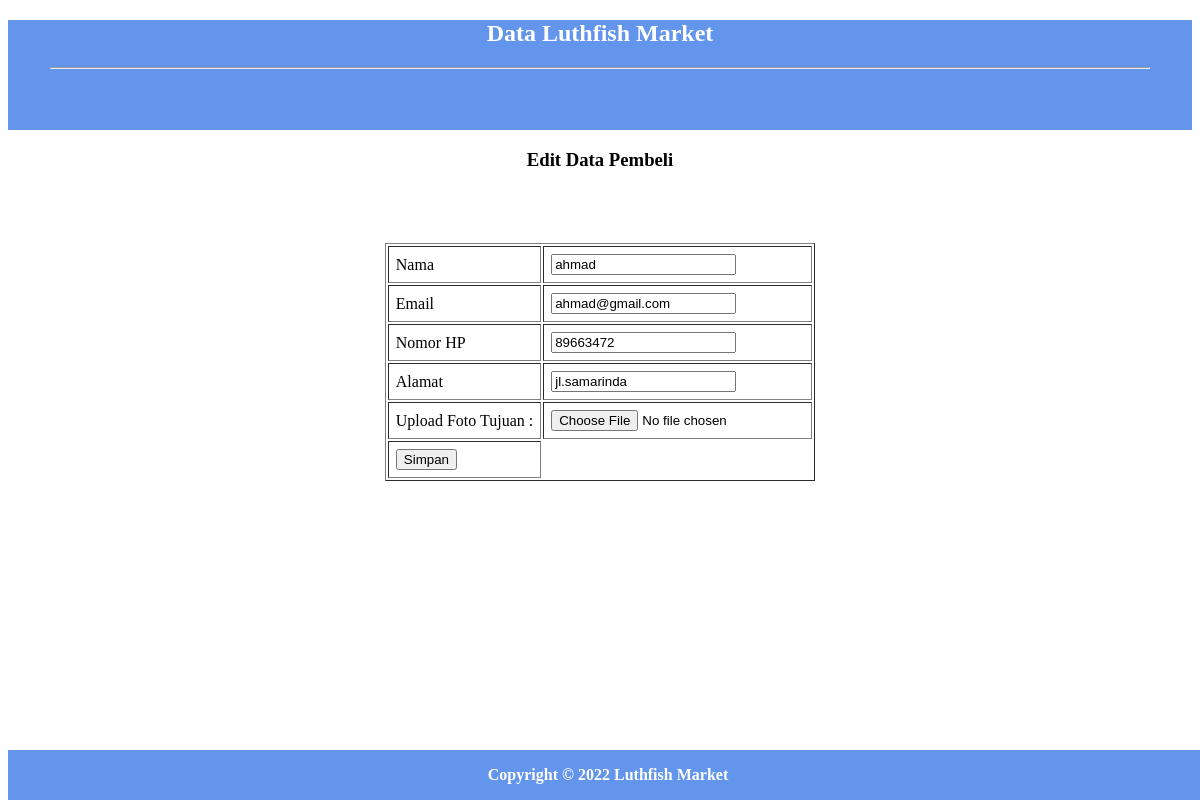
/editPembeli.php?id=1, run on the app's committed database.
### tables this page shows
CREATE TABLE `pembeli` (
  `id` int(11) NOT NULL,
  `nama_pembeli` varchar(255) NOT NULL,
  `email` varchar(255) NOT NULL,
  `no_hp` int(13) NOT NULL,
  `alamat` varchar(255) NOT NULL,
  `gambar` varchar(50) NOT NULL,
  `waktu` timestamp NOT NULL DEFAULT current_timestamp() ON UPDATE current_timestamp()
);

### Controller/pelanggan.php (called while the page is built, shortened)
<?php
class pembeli
{
    public $pdo;
    public function __construct()
    {
        $host = "localhost";
        $database = "market";
        $user = "root";
        $password = "";
        $this->pdo = new PDO("mysql:host={$host}; dbname={$database}", $user, $password);
    }
    public function getPembeliById($id)
    {
        $this->pdo->setAttribute(PDO::ATTR_ERRMODE, PDO::ERRMODE_EXCEPTION);
        $query = "SELECT * FROM pembeli WHERE id = $id";
        $stmt = $this->pdo->prepare($query);
        $stmt->execute();
        $result = $stmt->fetchAll();
        return $result;
    }
}
?>

### editPembeli.php (the view, shortened to what this page needs)
<?php
include_once 'Controller/pelanggan.php';
$id = $_GET['id'];
$pembeli = new pembeli;
?>
<!DOCTYPE html>
<html lang="en">
<head>
    <link rel="stylesheet" href="style3.css">
</head>
<body>
    <section id="navbar">
        <div class="navbar">
            <div class="container">
                <center>
                    <h2>Data Luthfish Market</h2>
                    <hr>
                </center>
            </div>
        </div>
    </section>
    <center>
        <div class="container">
            <h3>Edit Data Pembeli</h3>
            <?php
            $data = $pembeli->getPembeliById($id);
            foreach ($data as $data){
            ?>
            <form action="" method="POST" enctype="multipart/form-data">
                <table border="1" cellpadding="7">
                    <tr>
                        <td for="nama">Nama </td>
                        <td><input type="text" name="nama_pembeli" value="<?= $data['nama_pembeli'] ?>" placeholder="Nama Lengkap" require></td>
                    </tr>
                    <br>
                    <tr>
                        <td for="email">Email</td>
                        <td><input type="email" name="email" value="<?= $data['email'] ?>" placeholder="Email" require></td>
                    </tr>
                    <br>
                    <tr>
                        <td for="no_hp">Nomor HP</td>
                        <td><input type="number" name="no_hp" value="<?= $data['no_hp'] ?>" placeholder="Nomor HP" require></td>
                    </tr>
                    <br>
                    <tr>
                        <td for="alamat">Alamat</td>
                        <td><input type="text" name="alamat" value="<?= $data['alamat'] ?>" require></td>
                    </tr>
                    <tr>
                        <td for="">Upload Foto Tujuan : </td>
                        <td><input type="file" name="gambar" value="<?= $data['gambar'] ?>"><br></td>
                    </tr>
                    <td><input type="submit" name="submit" value="Simpan"></td>
                </table>
            </form>
            <?php
            }
            ?>
        </div>
    </center>
    <section class="footer">
        <div class="footer">
            <b>
                <p>Copyright &copy; 2022 Luthfish Market</p>
            </b>
        </div>
    </section>
</body>
</html>

### style3.css (style rules this page uses)
.navbar { width: 100%; background-color: cornflowerblue; color: #fff; height: 110px; }
.navbar .container { max-width: 1100px; margin: 0px auto; height: 110px; }
.footer { background-color: cornflowerblue; color: #fff; display: flex; justify-content: center ; bottom: 0px; width: 100%; position: absolute; }

### data on the page
pembeli: nama_pembeli "ahmad", email "ahmad@gmail.com", no_hp "89663472", alamat "jl.samarinda"
